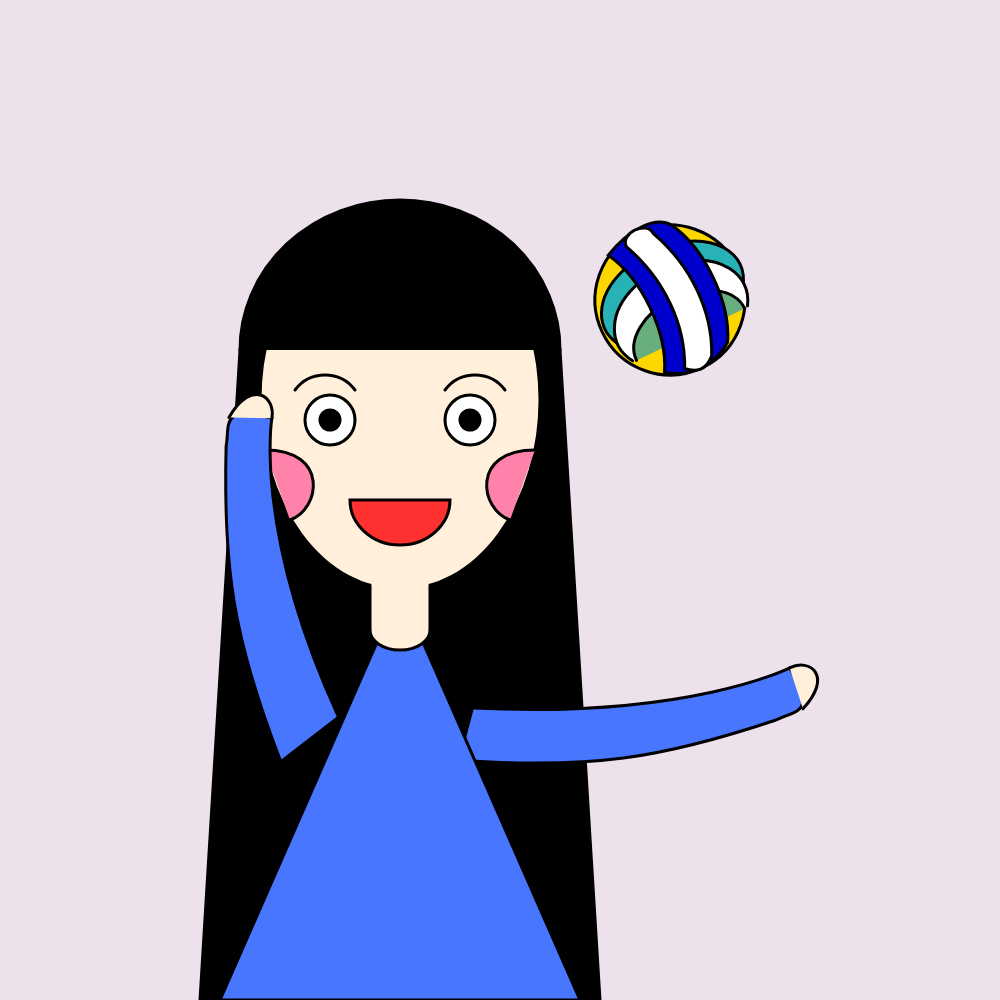
Frame 1 (no input)
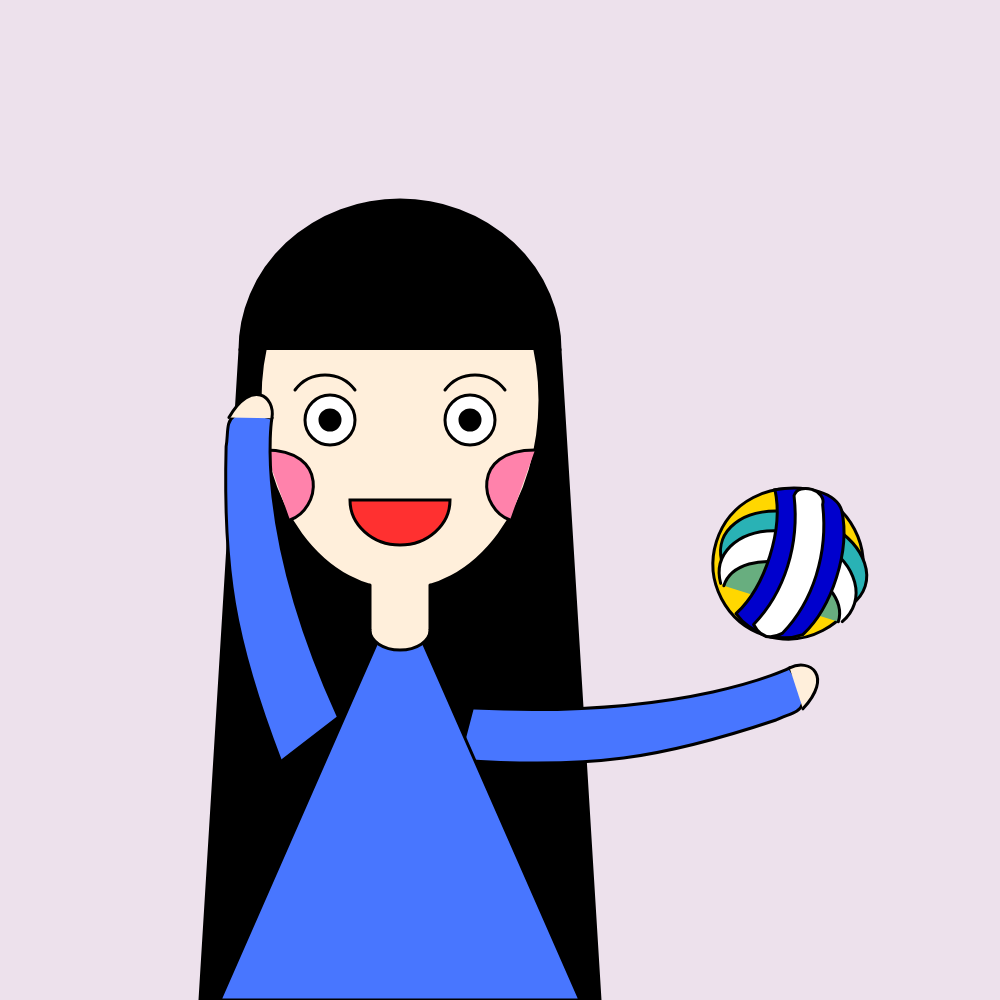
Frame 60 (no input)
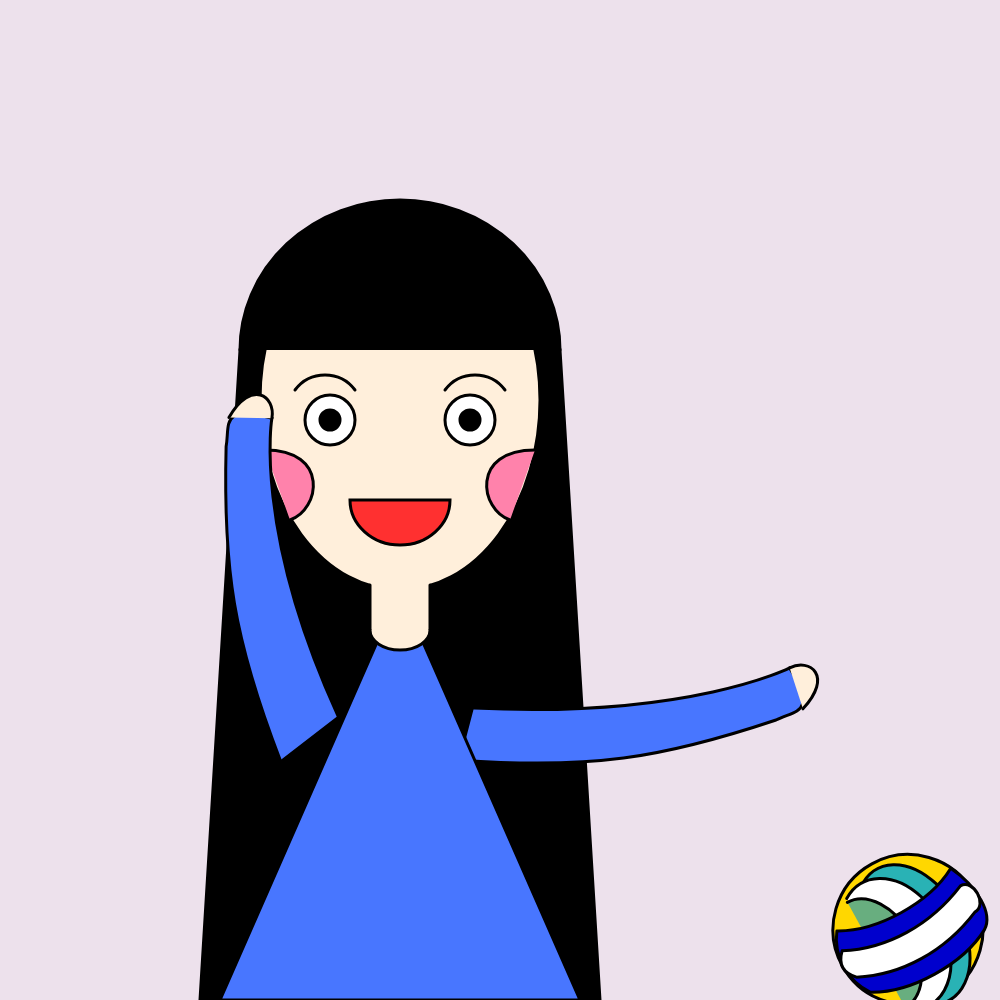
Frame 120 (the mouse pressed at the canvas centre since frame 60)

The p5.js sketch that drew these frames (run headless with seeded random() and noise() and a simulated clock; from frame 60 on, the mouse is pressed at the canvas centre):

// p5.js sketch
// ── sketch.js
var x0=670;
var y0=300;
var dx=2;
function setup() {
  createCanvas(1000, 1000);
}

function draw() {
  background(237, 225, 236);
  strokeWeight(3);

  //发尾
  fill(0);
  quad(240,350,200,1000,600,1000,560,350);
  
  //脸
  fill(255,239,219);
  ellipse(400,400,280,380);
  fill(0);

  //脸颊
  fill(255,130,171);
  bezier(265,450,330,450,320,510,290,520);  //左脸颊
  bezier(535,450,470,450,480,510,510,520);  //右脸颊

  //刘海
  fill(0);
  arc(400,350,320,300,-PI,0,OPEN);

   //右胳膊
  push();
  fill(72,118,255);
  translate(490,720);
  rotate(dx/PI);
  translate(-490,-720);
  beginShape();
  vertex(470,720);
  bezierVertex(650,600,700,500,700,500);
  bezierVertex(750,520,730,530,720,550);
  bezierVertex(650,650,600,700,490,770);
  endShape();

  //右手
  fill(255,239,219);
  bezier(700,500,710,480,740,480,735,525);
  pop();
  
  //左胳膊
  push();
  fill(72,118,255);
  translate(310,720);
  rotate(dx/PI);
  translate(-310,-720);
  beginShape();
  vertex(330,700);
  bezierVertex(150,600,100,500,100,500);
  bezierVertex(50,520,70,530,80,550);
  bezierVertex(150,650,200,700,310,770);
  endShape();
  
  //左手
  fill(255,239,219);
  bezier(100,500,90,480,60,480,65,525);
  pop();

  //身子
  fill(72,118,255);
  triangle(400,590,220,1000,580,1000);

  //脖子
  strokeWeight(0);
  fill(255,239,219);
  rect(370,570,60,60);
  strokeWeight(3);
  line(370,585,370,630);
  line(430,585,430,630);

  //领子
  strokeWeight(3);
  fill(255,239,219);
  arc(400,630,60,40,0,PI,OPEN);

  //眼睛
  fill(255);
  ellipse(330,420,50,50);  //左眼白
  ellipse(470,420,50,50);  //右眼白
  fill(0);
  ellipse(330,420,20,20);  //左眼珠‘
  ellipse(470,420,20,20);  //右眼珠
  
  //眉毛
  //line(300,380,350,380);
  noFill();
  bezier(295,390,310,370,340,370,355,390);  //左眉毛
  bezier(505,390,490,370,460,370,445,390);  //右眉毛

  //嘴巴
  fill(255,48,48);
  arc(400,500,100,90,0,PI,CHORD);



  //球
  push();
  translate(x0,y0);
  rotate(dx*x0/(100*PI));
  translate(-x0,-y0);
  fill(255,215,0);
  ellipse(x0,y0,150,150);
  x0+=dx;
  y0=0.0034*x0*x0-2.72*x0+596.14;
  if(x0>=width||x0<=0)
  dx=-dx;

  //纹路
  //竖蓝色
  fill(41,178,181);
  arc(x0,y0,100,150,-3*PI/5,3*PI/5,OPEN);

  //竖白色
  fill(255);
  arc(x0-20,y0,100,140,-3*PI/5,3*PI/5,OPEN);

  //竖黄色
  fill(104,174,127);
  arc(x0-42,y0,80,120,-PI/2,PI/2,OPEN);

  //横蓝色
  fill(0,0,205);
  beginShape();
  vertex(x0-65,y0-40);
  bezierVertex(x0-30,y0-20,x0+30,y0-20,x0+65,y0-40);
  bezierVertex(x0+80,y0-10,x0+80,y0+20,x0+65,y0+30);
  bezierVertex(x0+30,y0+50,x0-30,y0+50,x0-65,y0+30);
  bezierVertex(x0-80,y0+10,x0-80,y0-20,x0-65,y0-40);
  endShape();

  //arc(670,300,150,100,0-PI/10,PI+PI/10,OPEN);

  //白色
  fill(255);
  beginShape();
  vertex(x0-70,y0-20);
  bezierVertex(x0-30,y0,x0+20,y0,x0+65,y0-20);
  bezierVertex(x0+80,y0-20,x0+80,y0+10,x0+65,y0+10);
  bezierVertex(x0+20,y0+30,x0-30,y0+30,x0-70,y0+10);
  bezierVertex(x0-80,y0,x0-80,y0-10,x0-70,y0-20);
  endShape();
  pop();
}
